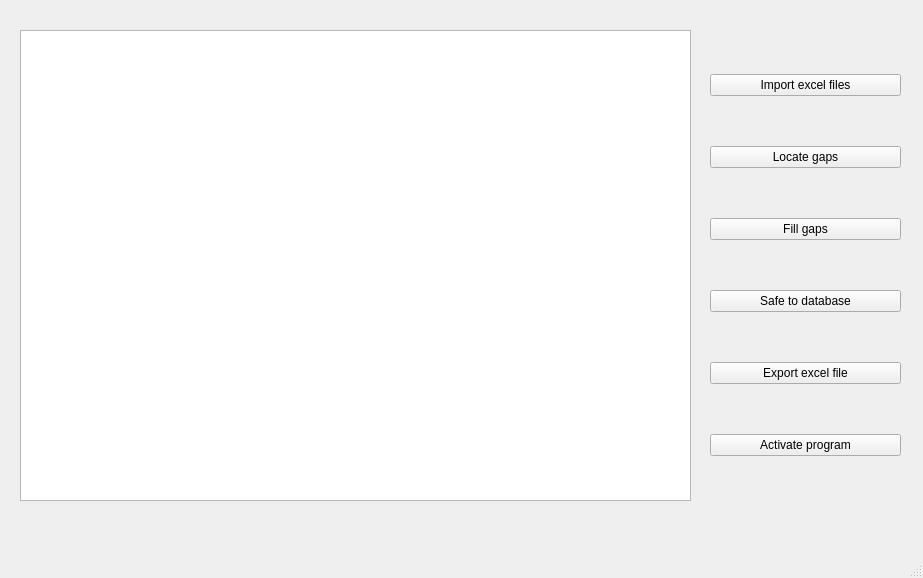
<?xml version="1.0" encoding="UTF-8"?>
<ui version="4.0">
 <class>MainWindow</class>
 <widget class="QMainWindow" name="MainWindow">
  <property name="geometry">
   <rect>
    <x>0</x>
    <y>0</y>
    <width>923</width>
    <height>578</height>
   </rect>
  </property>
  <property name="windowTitle">
   <string>MainWindow</string>
  </property>
  <widget class="QWidget" name="centralwidget">
   <widget class="QWidget" name="gridLayoutWidget_2">
    <property name="geometry">
     <rect>
      <x>710</x>
      <y>30</y>
      <width>191</width>
      <height>471</height>
     </rect>
    </property>
    <layout class="QGridLayout" name="gridLayout_2">
     <item row="4" column="0">
      <widget class="QPushButton" name="button_export_files">
       <property name="text">
        <string>Export excel file</string>
       </property>
      </widget>
     </item>
     <item row="0" column="0">
      <widget class="QPushButton" name="button_import_files">
       <property name="text">
        <string>Import excel files</string>
       </property>
      </widget>
     </item>
     <item row="2" column="0">
      <widget class="QPushButton" name="button_fill_gaps">
       <property name="text">
        <string>Fill gaps</string>
       </property>
      </widget>
     </item>
     <item row="1" column="0">
      <widget class="QPushButton" name="button_locate_gaps">
       <property name="text">
        <string>Locate gaps</string>
       </property>
      </widget>
     </item>
     <item row="3" column="0">
      <widget class="QPushButton" name="button_safe_db">
       <property name="text">
        <string>Safe to database</string>
       </property>
      </widget>
     </item>
     <item row="5" column="0">
      <widget class="QPushButton" name="button_activate">
       <property name="text">
        <string>Activate program</string>
       </property>
      </widget>
     </item>
    </layout>
   </widget>
   <widget class="QTableView" name="tableView">
    <property name="geometry">
     <rect>
      <x>20</x>
      <y>30</y>
      <width>671</width>
      <height>471</height>
     </rect>
    </property>
   </widget>
  </widget>
  <widget class="QMenuBar" name="menubar">
   <property name="geometry">
    <rect>
     <x>0</x>
     <y>0</y>
     <width>923</width>
     <height>32</height>
    </rect>
   </property>
  </widget>
  <widget class="QStatusBar" name="statusbar"/>
 </widget>
 <resources/>
 <connections/>
</ui>
